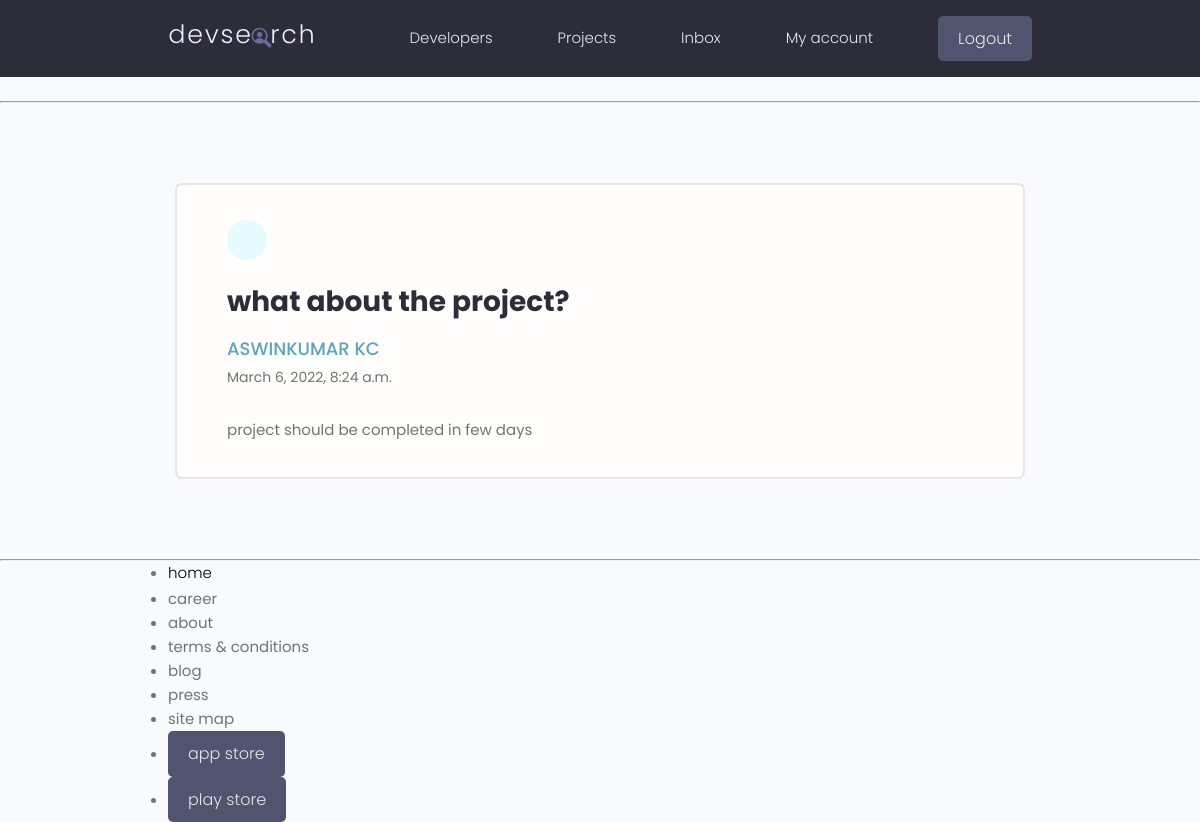
The page /view-message/3/ (signed in) on the database its author committed.
### users/models.py (models this page shows, shortened)
class Message(models.Model):
    sender = models.ForeignKey(Profile,on_delete=models.SET_NULL,null=True, blank=True)
    recipient = models.ForeignKey(Profile,on_delete=models.SET_NULL,null=True, blank=True,related_name='messages')
    name =  models.CharField(max_length=200,null=True, blank=True)
    email = models.EmailField(max_length=200,null=True, blank=True)
    subject = models.CharField(max_length=200,null=True, blank=True)
    body = models.TextField()
    is_read = models.BooleanField(default=False,null=True)
    created = models.DateTimeField(auto_now_add=True)
    class Meta:
        ordering = ['is_read','-created']

### users/views.py (the view)
# urls.py: path('view-message/<str:pk>/',views.viewMessage,name='view-message'),
@login_required(login_url='users:login')
def viewMessage(request,pk):
    message = Message.objects.get(id=pk)
    if message.is_read == False:
        message.is_read = True
        message.save()
    context = { 'message':message }
    return render(request,'users/message.html',context)

### users/templates/users/message.html (shortened to what this page needs)
{% extends 'main.html' %}
{% block content %}
  <main class="messagePage my-xl">
    <div class="content-box">
      <div class="message">
        <a class="backButton" href="{% url 'users:inbox' %}"></a>
        <h2 class="message__subject">{{message.subject}}</h4>
          {% if message.sender %}
          <a href="{% url 'users:single-profile' message.sender.id %}" class="message__author">{{message.name}}</a>
          {% else %}
          {{message.name}}
          {% endif %}
          <p class="message__date">{{message.created}}</p>
          <div class="message__body">
           {{message.body|linebreaksbr}}
          </div>
      </div>
    </div>
  </main>
{% endblock %}

### static/styles/app.css (style rules this page uses)
:root { --color-sub: #2d2d39; }
.content-box { width: 95%; max-width: 85rem; margin: 0 auto; }
.message { padding: 2.5rem 0; }
.message > a { display: flex; gap: 1rem; }
.message__author, .message__date { flex-basis: 25%; }
.message__subject { flex-basis: 50%; }
.message__date { text-align: right; }
.messagePage .message { list-style: none; background: var(--color-white); padding: 3.5rem 5rem; border: 2px solid var(--color-light); border-radius: 0.7rem; }
.messagePage .message__subject { font-size: 2.8rem; color: var(--color-sub); margin-bottom: 1rem; margin-top: 2rem; }
.messagePage .message__author { font-size: 1.8rem; font-weight: 500; }
.messagePage .message__date { font-size: 1.4rem; font-weight: 400; text-align: left; margin-bottom: 3rem; }
.backButton { background: var(--color-main-light); color: var(--color-main); width: 4rem; height: 4rem; display: flex; align-items: center; justify-content: center; border-radius: 50%; }

### static/uikit/styles/modules/_variables.css (style rules this page uses)
:root { --color-main: #5aa5b9; --color-main-light: #e6faff; --color-sub: #3f4156; --color-sub-light: #51546e; --color-sub-lighter: #ededfd; --color-text: #737373; --color-gray: #8b8b8b; --color-light: #e5e7eb; --color-light-gray: #767676; --color-bg: #f8fafd; --color-white: #fffefd; --color-white-light: #f3f3f3; --color-success: #359e64; --color-success-bg: #def8e8; --color-error: #fc4b0b; --color-error-bg: #fff2ee; --font-base: 'Poppins', arial, helvetica, 'Segoe UI', roboto, ubuntu, sans-serif; --font-monospace: 'Fira Code', 'Courier New', courier, monospace; --font-regular: 300; --font-medium: 500; --font-bold: 700; --generic-shadow: 1px 1px 5px #00000010; --generic-transition: all 0.3s ease-in-out; }

### static/uikit/styles/modules/_base.css (style rules this page uses)
* { margin: 0; padding: 0; box-sizing: border-box; text-rendering: optimizeLegibility; color: inherit; font-size: inherit; }
html { font-size: 50%; }
@media only screen and (min-width: 480px) { html { font-size: 56.25%; } }
@media only screen and (min-width: 1200px) { html { font-size: 62.5%; } }
body { line-height: 1.6; font-weight: 400; font-size: 1.5rem; color: var(--color-text); background-color: var(--color-bg); min-height: 100vh; }

### static/uikit/styles/modules/_typography.css (style rules this page uses)
* { font-family: var(--font-base); }
h2 { font-size: 3.6rem; font-weight: var(--font-bold); }
p, span, strong { font-size: 1.6rem; color: var(--color-text); font-weight: var(--font-regular); }
a { padding-bottom: 2px; text-decoration: none; display: inline-block; color: var(--color-main); font-weight: var(--font-medium); }

### static/uikit/styles/modules/_utilities.css (style rules this page uses)
.my-xl { margin: 8rem auto; }

### rows shown on the page
Message: subject "what about the project?", name "ASWINKUMAR KC", created "March 6, 2022, 8:24 a.m.", body "project should be completed in few days"
